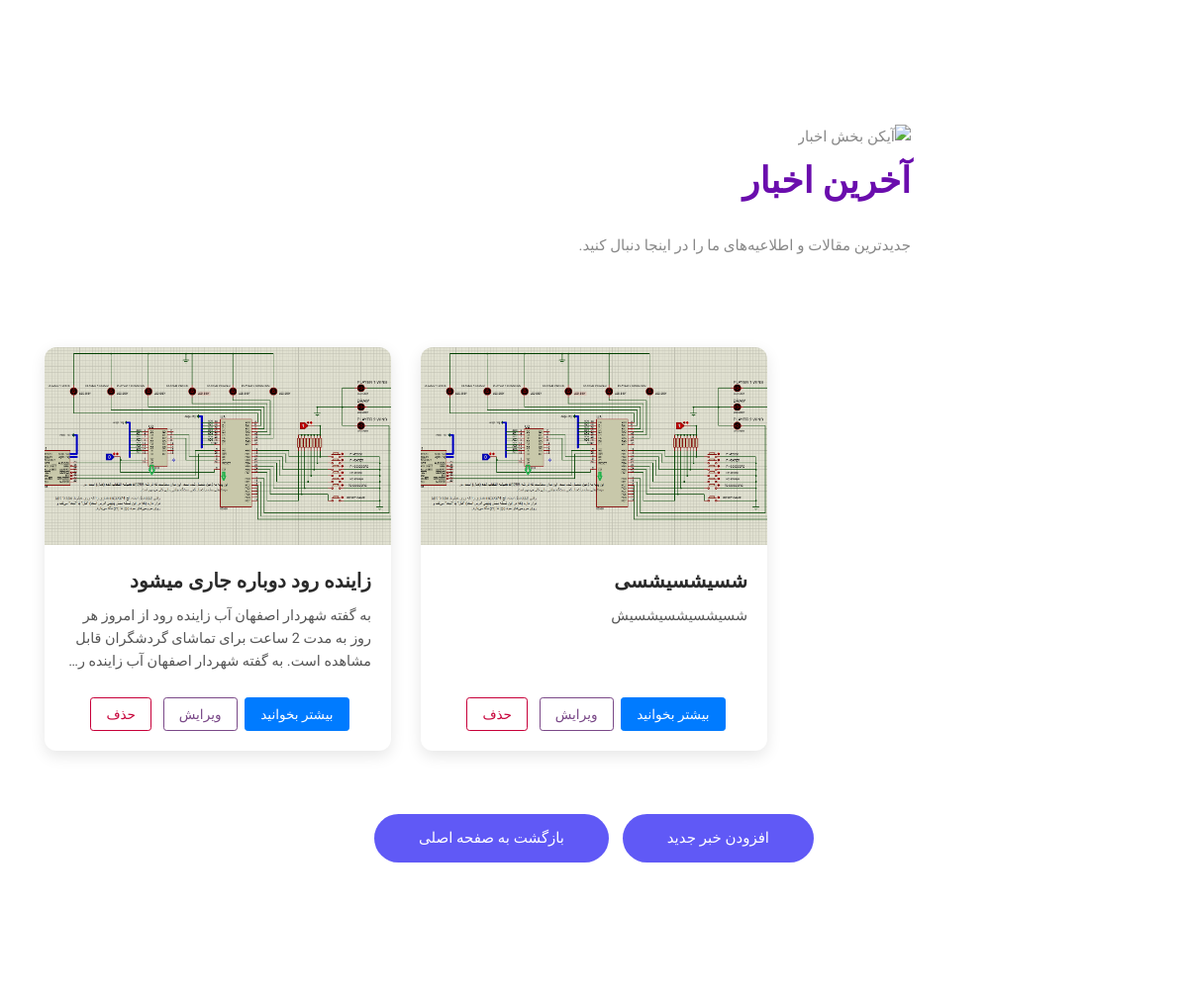
The page /news/newspage/ (signed in, middle part) on the database as committed earlier.
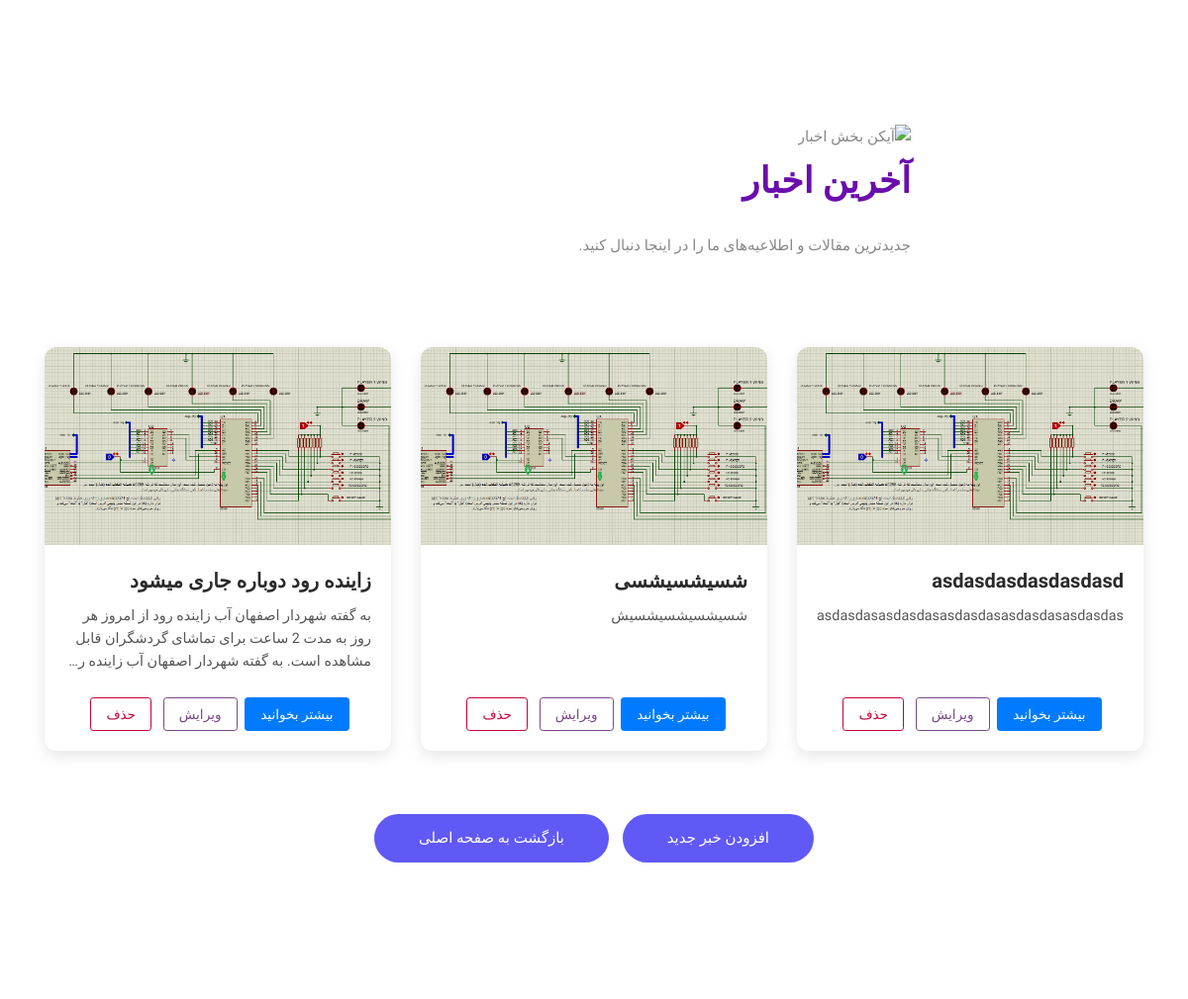
The same page on the database as committed later.
### news/models.py (models this page shows, shortened)
class News(models.Model):
    title_news = models.CharField('Title', max_length=50, null=True, blank=True)
    description_news = models.TextField(null=True, blank=True)  # افزایش طول توصیف
    image_news = models.ImageField(upload_to='tourr/', null=True, blank=True)  # تغییر نام پوشه به news
    owner = models.ForeignKey(User, on_delete=models.CASCADE, null=True, related_name='user_news')  # ارتباط با مدل کاربر

### news/views.py (the view)
# urls.py: path('newspage/', views.news_list, name='news_list'),
@login_required
def news_list(request):
    news_items = News.objects.all()
    return render(request, 'safario/blog.html', {'news_items': news_items})

### tour/templates/safario/blog.html (shortened to what this page needs)
{% extends 'safario/base.html' %}
{% load static %}
{% block content %}
    <section class="section-margin news-card-section">
        <div class="container">
            <div class="section-intro text-center pb-90px">
                <img class="section-intro-img" src="{% static 'safario/img/home/section-icon.png' %}"
                     alt="آیکن بخش اخبار">
                <h2 class="page-header-title">آخرین اخبار</h2>
                <p>جدیدترین مقالات و اطلاعیه‌های ما را در اینجا دنبال کنید.</p>
            </div>
            <div class="row">
                {% for news_item in news_items %}
                    <div class="col-md-6 col-lg-4 mb-4">
                        <div class="news-card">
                            <div class="news-card-img-container">
                                {% if news_item.image_news %}
                                    <img src="{{ news_item.image_news.url }}" alt="{{ news_item.title_news }}">
                                {% else %}
                                    <img src="{% static 'safario/img/default_news_image.png' %}"
                                         alt="تصویر پیش‌فرض خبر">
                                {% endif %}
                            </div>
                            <div class="news-card-body">
                                <div>
                                    <h4>
                                        <a href="{% url 'news:news_detail' news_item.id %}">{{ news_item.title_news }}</a>
                                    </h4>
                                    <p class="news-description">{{ news_item.description_news|truncatewords:30 }}</p>
                                </div>
                                <div class="news-card-actions">
                                    <a href="{% url 'news:news_detail' news_item.id %}" class="btn btn-sm btn-primary">بیشتر
                                        بخوانید</a>
                                    {% if user.is_authenticated and user.email == "aminhosseini822003@gmail.com" %}
                                        <a href="{% url 'news:edit_news' news_item.id %}"
                                           class="btn btn-sm btn-outline-primary mx-1">ویرایش</a>
                                        <form action="{% url 'news:delete_news' news_item.id %}" method="POST"
                                              style="display:inline;">
                                            <button type="submit" class="btn btn-sm btn-outline-danger mx-1"
                                                    onclick="return confirm('آیا از حذف این خبر مطمئن هستید؟');">حذف
                                            </button>
                                        </form>
                                    {% endif %}
                                </div>
                            </div>
                        </div>
                    </div>
                {% empty %}
                    <div class="col-12">
                        <p class="text-center">در حال حاضر خبری برای نمایش موجود نیست.</p>
                    </div>
                {% endfor %}
            </div>
            <div class="text-center add-item-button-container">
                {% if user.is_authenticated and user.email == 'aminhosseini822003@gmail.com' %}
                    <a class="button" href="{% url 'news:addnews' %}">افزودن خبر جدید</a>
                {% endif %}
                <a class="button" href="{% url 'tour:main_page' %}" style="margin-right: 10px;">بازگشت به صفحه اصلی</a>
            </div>
        </div>
    </section>
{% endblock %}

Rows that differ between the two databases and show on the page:
added News: image_news (picture), title_news "asdasdasdasdasdasd", description_news "asdasdasasdasdasasdasdasasdasdasasdasdasasdasd…"
